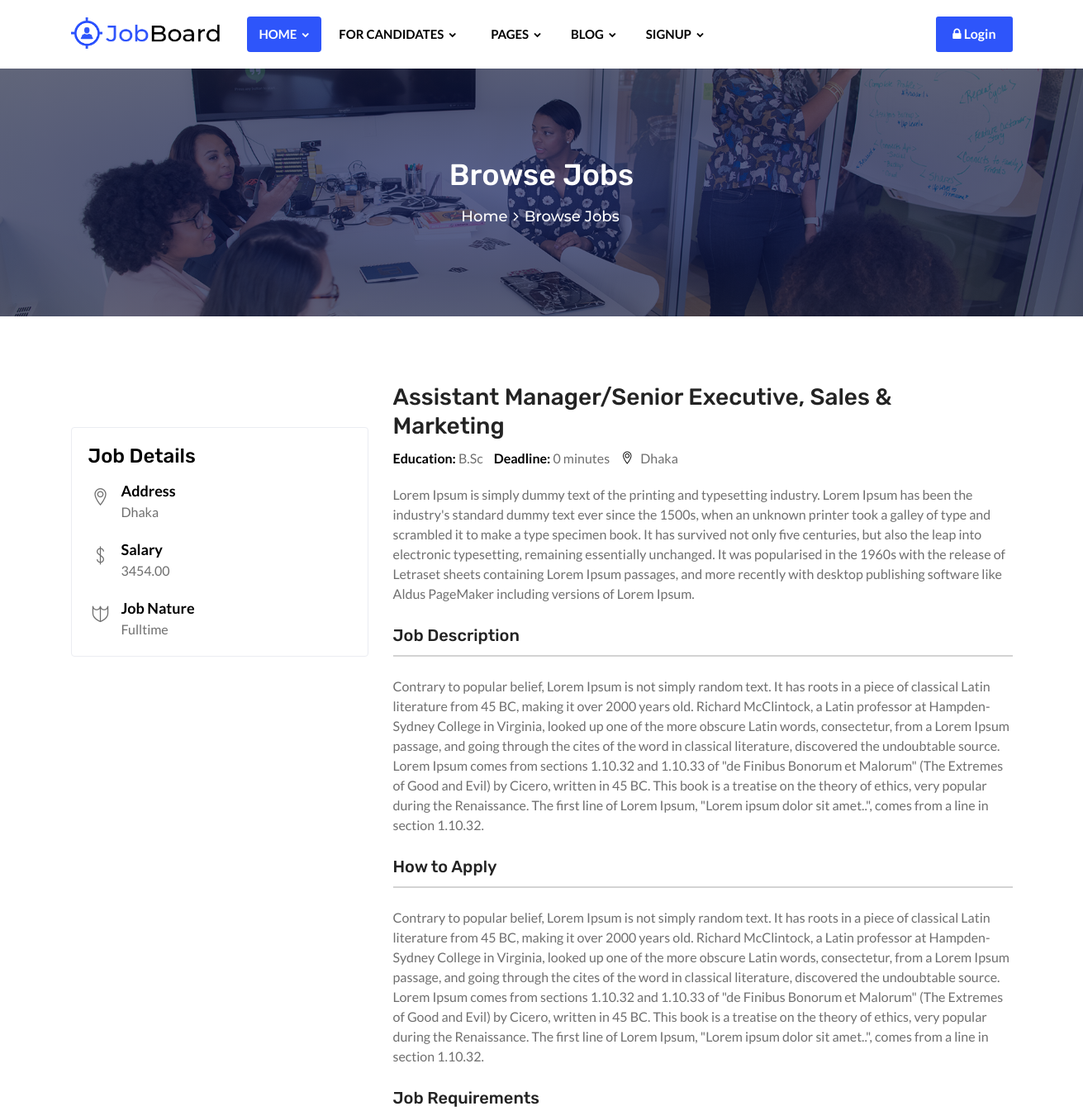
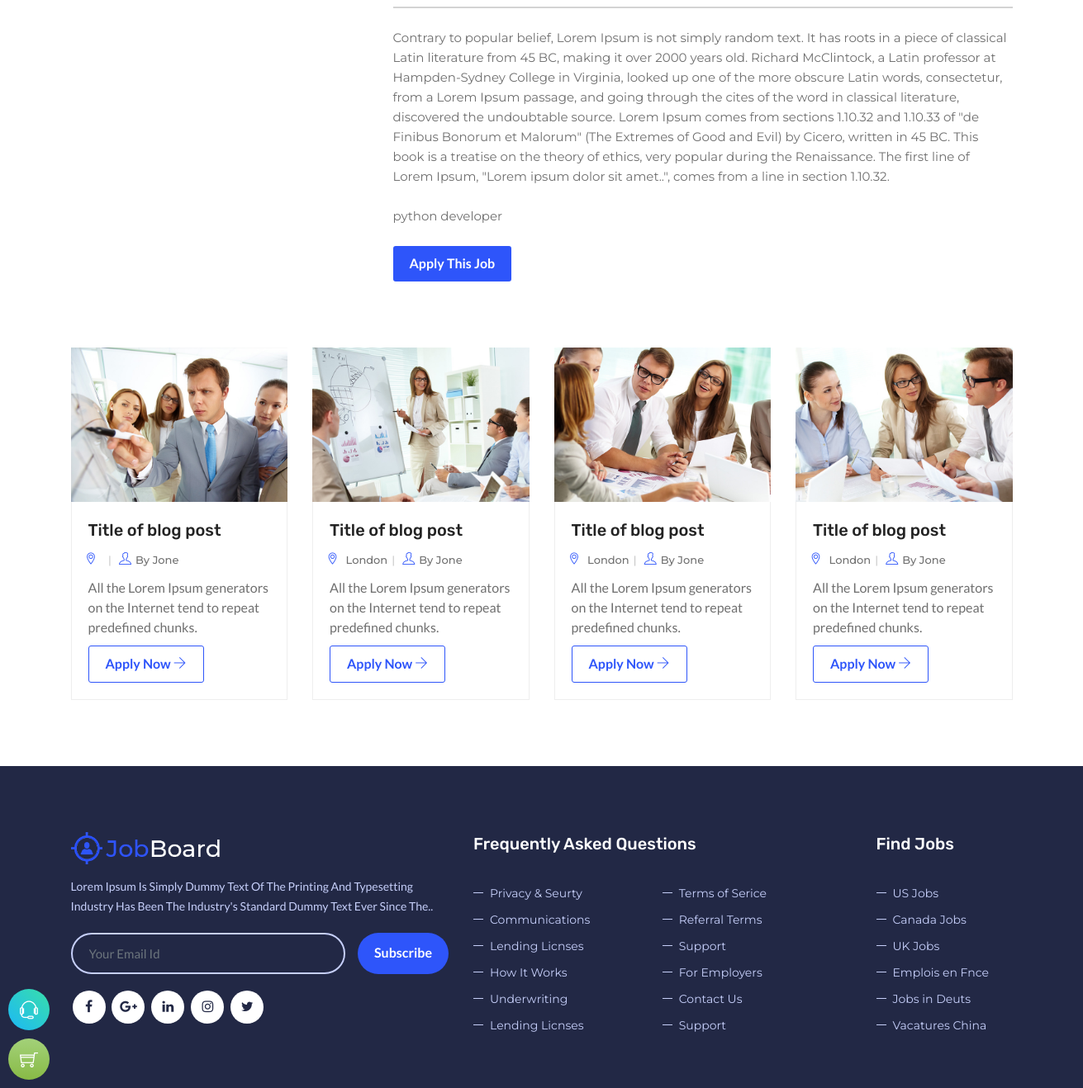
The app's page /5/ with its own data (2 pictures, top to bottom).
### jobapps/models.py (models this page shows, shortened)
class JobPost(models.Model):
    user = models.ForeignKey(User,on_delete=models.SET_NULL,null=True)
    title = models.CharField(max_length=200,null=True,blank=True)
    job_description = models.TextField(null=True,blank=True)
    job_requirements = models.TextField(null=True,blank=True)
    responsibilities = models.TextField(null=True,blank=True)
    exprience = models.CharField(max_length=10,null=True,blank=True)
    salary = models.DecimalField(max_digits=7,decimal_places=2,null=True,blank=True)
    benefits = models.TextField(null=True,blank=True)
    job_nature = models.CharField(max_length=200,null=True,blank=True)
    is_published=models.BooleanField(default=False)
    location=models.CharField(max_length=255,null=True,blank=True)
    created_at=models.DateTimeField(auto_now_add=True)
    deadline=models.DateTimeField(auto_now_add=False)
    application_process=models.CharField(max_length=255,null=True,blank=True)
    skills=models.CharField(max_length=255,null=True,blank=True)
    type=models.CharField(max_length=255,null=True,blank=True)
    company_logo=models.ImageField(null=True,upload_to="photos/logo/%y/%m/%d")
    education=models.CharField(max_length=255,null=True,blank=True)

### jobapps/views.py (the view)
# urls.py: path('<int:JobPost_id>/', views.job_index, name='job_index'),
def job_index(request, JobPost_id):
    job_index_ = JobPost.objects.get(id=JobPost_id)
    return render(request, 'jobs/job_details.html', {'job_index': job_index_})

### template/jobs/job_details.html (shortened to what this page needs)
{% extends 'base.html' %}
{% block content %}
{% load static %}
{% load humanize %}
<div class="page-content bg-white">
    <div class="dez-bnr-inr overlay-black-middle" style="background-image:url({% static 'images/banner/bnr1.jpg' %})">
        <div class="container">
            <div class="dez-bnr-inr-entry">
                <h1 class="text-white">Browse Jobs</h1>
                <div class="breadcrumb-row">
                    <ul class="list-inline">
                        <li><a href="{% url 'index' %}">Home</a></li>
                        <li>Browse Jobs</li>
                    </ul>
                </div>
            </div>
        </div>
    </div>
    <div class="content-block">
        <div class="section-full content-inner-1">
            <div class="container">
                <div class="row">
                    <div class="col-lg-4">
                        <div class="sticky-top">
                            <div class="row">
                                <div class="col-lg-12 col-md-6">
                                    <div class="m-b30">
                                    </div>
                                </div>
                                <div class="col-lg-12 col-md-6">
                                    <div class="widget bg-white p-lr20 p-t20  widget_getintuch radius-sm">
                                        <h4 class="text-black font-weight-700 p-t10 m-b15">Job Details</h4>
                                        <ul>
                                            <li><i class="ti-location-pin"></i><strong
                                                    class="font-weight-700 text-black">Address</strong><span
                                                    class="text-black-light"> {{job_index.location}} </span>
                                            </li>
                                            <li><i class="ti-money"></i><strong class="font-weight-700 text-black">Salary</strong>{{job_index.salary}}
                                            </li>
                                            <li><i class="ti-shield"></i><strong class="font-weight-700 text-black">Job
                                                Nature</strong>{{job_index.job_nature}}
                                            </li>
                                        </ul>
                                    </div>
                                </div>
                            </div>
                        </div>
                    </div>
                    <div class="col-lg-8">
                        <div class="job-info-box">
                            <h3 class="m-t0 m-b10 font-weight-700 title-head">
                                <a href="#" class="text-secondry m-r30">{{job_index.title}}</a>
                            </h3>
                            <ul class="job-info">
                                <li><strong>Education: </strong>{{job_index.education}}</li>
                                <li><strong>Deadline:</strong> {{job_index.deadline | timesince}}</li>
                                <li><i class="ti-location-pin text-black m-r5"></i> {{job_index.location}}</li>
                            </ul>
                            <p class="p-t20">Lorem Ipsum is simply dummy text of the printing and typesetting industry.
                                Lorem Ipsum has been the industry's standard dummy text ever since the 1500s, when an
                                unknown printer took a galley of type and scrambled it to make a type specimen book. It
                                has survived not only five centuries, but also the leap into electronic typesetting,
                                remaining essentially unchanged. It was popularised in the 1960s with the release of
                                Letraset sheets containing Lorem Ipsum passages, and more recently with desktop
                                publishing software like Aldus PageMaker including versions of Lorem Ipsum.</p>
                            <h5 class="font-weight-600">Job Description</h5>
                            <div class="dez-divider divider-2px bg-gray-dark mb-4 mt-0"></div>
                            <p>{{job_index.job_description}}</p>
                            <h5 class="font-weight-600">How to Apply</h5>
                            <div class="dez-divider divider-2px bg-gray-dark mb-4 mt-0"></div>
                            <p>{{job_index.job_requirements}}</p>
                            <h5 class="font-weight-600">Job Requirements</h5>
                            <div class="dez-divider divider-2px bg-gray-dark mb-4 mt-0"></div>
                            <ul class="list-num-count no-round">
                                <p>{{job_index.job_requirements}}</p>
                                <p>{{job_index.skills}}</p>
                            </ul>
                            <a href="{% url 'apply_for_job' %}" class="site-button">Apply This Job</a>
                        </div>
                    </div>
                </div>
            </div>
        </div>
        <div class="section-full content-inner">
            <div class="container">
                <div class="row">
                    <div class="col-xl-3 col-lg-6 col-md-6">
                        <div class="m-b30 blog-grid">
                            <div class="dez-post-media dez-img-effect "><a href="#"><img src="images/blog/grid/pic1.jpg"
                                                                                         alt=""></a></div>
                            <div class="dez-info p-a20 border-1">
                                <div class="dez-post-title ">
                                    <h5 class="post-title"><a href="#">Title of blog post</a></h5>
                                </div>
                                <div class="dez-post-meta ">
                                    <ul>
                                        <li class="post-date"><i class="ti-location-pin"></i> {{job_index.nature}}</li>
                                        <li class="post-author"><i class="ti-user"></i>By <a href="#">Jone</a></li>
                                    </ul>
                                </div>
                                <div class="dez-post-text">
                                    <p>All the Lorem Ipsum generators on the Internet tend to repeat predefined
                                        chunks.</p>
                                </div>
                                <div class="dez-post-readmore">
                                    <a href="#" class="site-button outline">Apply Now <i class="ti-arrow-right"></i></a>
                                </div>
                            </div>
                        </div>
                    </div>
                    <div class="col-xl-3 col-lg-6 col-md-6">
                        <div class="m-b30 blog-grid">
                            <div class="dez-post-media dez-img-effect "><a href="#"><img src="images/blog/grid/pic2.jpg"
                                                                                         alt=""></a></div>
                            <div class="dez-info p-a20 border-1">
                                <div class="dez-post-title ">
                                    <h5 class="post-title"><a href="#">Title of blog post</a></h5>
                                </div>
                                <div class="dez-post-meta ">
                                    <ul>
                                        <li class="post-date"><i class="ti-location-pin"></i> London</li>
                                        <li class="post-author"><i class="ti-user"></i>By <a href="#">Jone</a></li>
                                    </ul>
                                </div>
                                <div class="dez-post-text">
                                    <p>All the Lorem Ipsum generators on the Internet tend to repeat predefined
                                        chunks.</p>
                                </div>
                                <div class="dez-post-readmore">
                                    <a href="#" class="site-button outline">Apply Now <i class="ti-arrow-right"></i></a>
                                </div>
                            </div>
                        </div>
                    </div>
                    <div class="col-xl-3 col-lg-6 col-md-6">
                        <div class="m-b30 blog-grid">
                            <div class="dez-post-media dez-img-effect "><a href="#"><img src="images/blog/grid/pic3.jpg"
                                                                                         alt=""></a></div>
                            <div class="dez-info p-a20 border-1">
                                <div class="dez-post-title ">
                                    <h5 class="post-title"><a href="#">Title of blog post</a></h5>
                                </div>
                                <div class="dez-post-meta ">
                                    <ul>
                                        <li class="post-date"><i class="ti-location-pin"></i> London</li>
                                        <li class="post-author"><i class="ti-user"></i>By <a href="#">Jone</a></li>
                                    </ul>
                                </div>
                                <div class="dez-post-text">
                                    <p>All the Lorem Ipsum generators on the Internet tend to repeat predefined
                                        chunks.</p>
                                </div>
                                <div class="dez-post-readmore">
                                    <a href="#" class="site-button outline">Apply Now <i class="ti-arrow-right"></i></a>
                                </div>
                            </div>
                        </div>
                    </div>
                    <div class="col-xl-3 col-lg-6 col-md-6">
                        <div class="m-b30 blog-grid">
                            <div class="dez-post-media dez-img-effect "><a href="#"><img src="images/blog/grid/pic4.jpg"
                                                                                         alt=""></a></div>
                            <div class="dez-info p-a20 border-1">
                                <div class="dez-post-title ">
                                    <h5 class="post-title"><a href="#">Title of blog post</a></h5>
                                </div>
                                <div class="dez-post-meta ">
                                    <ul>
                                        <li class="post-date"><i class="ti-location-pin"></i> London</li>
                                        <li class="post-author"><i class="ti-user"></i>By <a href="#">Jone</a></li>
                                    </ul>
                                </div>
                                <div class="dez-post-text">
                                    <p>All the Lorem Ipsum generators on the Internet tend to repeat predefined
                                        chunks.</p>
                                </div>
                                <div class="dez-post-readmore">
                                    <a href="{% url 'apply_for_job' %}" class="site-button outline">Apply Now <i
                                            class="ti-arrow-right"></i></a>
                                </div>
                            </div>
                        </div>
                    </div>
                </div>
            </div>
        </div>
    </div>
</div>
{% endblock %}

### static/css/templete.css (style rules this page uses)
.job-info { margin-bottom:0; }
.job-info li { list-style: none; display: inline-block; margin-right: 10px; }
.job-info li strong { font-weight: 600; color: #000; }
.site-button-secondry:after, .site-button:after { background-color: #fff; content: ""; height: 100%; left: -110%; opacity: 0.3; position: absolute; top: 0; transform: skewX(25deg); -o-transform: skewX(25deg); -ms-transform: skewX(25deg); -webkit-transform: skewX(25deg); -ms-transform: skewX(25deg); transition: all 0.5s ease 0s; -moz-transition: all 0.5s ease 0s; -webkit-transition: all 0.5s ease 0s; -o-transition: all 0.5s ease 0s; -ms-transition: all 0.5s ease 0s; width: 25px; z-index: -1; -webkit-filter: blur(5px); -moz-filter: blur(5px); -o-filter: blur(5px); -ms-filter: blur(5px); filter: blur(5px); }
.site-button, .site-button-secondry { position: relative; z-index: 1; overflow:hidden; vertical-align: middle; }

### records on screen
JobPost: location "Dhaka", salary "3454.00", job_nature "Fulltime", title "Assistant Manager/Senior Executive, Sales & Marketing", education "B.Sc", deadline "0 minutes", job_description "Contrary to popular belief, Lorem Ipsum is not simply random text. It has roots in a piece of classical Latin literature from 45 BC, making it over 2000 years old. Richard McClintock, a Latin professor at Hampden-Sydney College in Virginia, looked up one of the more obscure Latin words, consectetur, from a Lorem Ipsum passage, and going through the cites of the word in classical literature, discovered the undoubtable source. Lorem Ipsum comes from sections 1.10.32 and 1.10.33 of \"de Finibus Bonorum et Malorum\" (The Extremes of Good and Evil) by Cicero, written in 45 BC. This book is a treatise on the theory of ethics, very popular during the Renaissance. The first line of Lorem Ipsum,…", job_requirements "Contrary to popular belief, Lorem Ipsum is not simply random text. It has roots in a piece of classical Latin literature from 45 BC, making it over 2000 years old. Richard McClintock, a Latin professor at Hampden-Sydney College in Virginia, looked up one of the more obscure Latin words, consectetur, from a Lorem Ipsum passage, and going through the cites of the word in classical literature, discovered the undoubtable source. Lorem Ipsum comes from sections 1.10.32 and 1.10.33 of \"de Finibus Bonorum et Malorum\" (The Extremes of Good and Evil) by Cicero, written in 45 BC. This book is a treatise on the theory of ethics, very popular during the Renaissance. The first line of Lorem Ipsum,…", skills "python developer"
